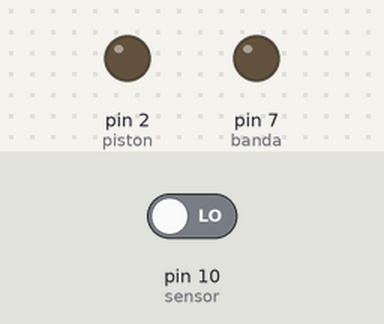
Bench run of a sketch on a simulated Arduino Uno, built with avr-gcc and run on an emulated ATmega328P. Shown: output pins drawn as LEDs (lit = HIGH). The test bench sets the inputs (shaded band); at power-on: pin 10 (sensor) LOW. What the sketch prints to the serial monitor is not drawn.

Above: at 1.2 s.
1.3 s: pin 10 (sensor) driven HIGH
At 2.5 s:
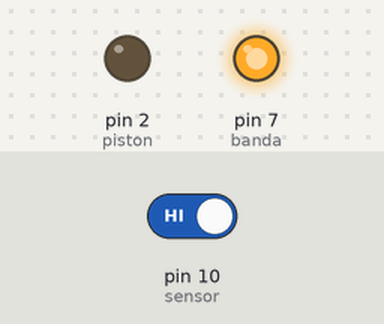
Timing chart, 0 to 4.3 s (numbered marks = the images above; inputs shaded):
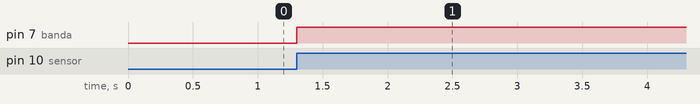

The sketch:

ardu_final.ino
```cpp
const int banda = 7;
const int piston = 2;
const int sensor = 10;
int valor = 0;
int incomingByte;         //Byte de llegada
int i = 0;

void setup() {
  Serial.begin(9600);
  pinMode(banda, OUTPUT);
  pinMode(piston, OUTPUT);
  pinMode(sensor, INPUT);
}

void loop() {
  valor = digitalRead(sensor);            //leer el sensor
  if(valor == HIGH){                       //Si no detecta nada mantiene el led verde encendido, es decir, la banda transportadora encendida
      digitalWrite(banda, HIGH);
      digitalWrite(piston, LOW);
      Serial.write('1');
    }
  if(valor == LOW){                        //Si se detecta algo tenemos que mandar la señal
      Serial.write('2');

  }
  incomingByte = Serial.read();
  if (incomingByte == '3') {
      digitalWrite(banda, LOW);
      digitalWrite(piston, HIGH);

      while (valor == LOW){
        valor = digitalRead(sensor);
        }
      digitalWrite(banda, HIGH);
      digitalWrite(piston, LOW);
      }
}
```

Measured:
- after the input at 1.3 s, pin 7 (banda): LOW → HIGH at once
